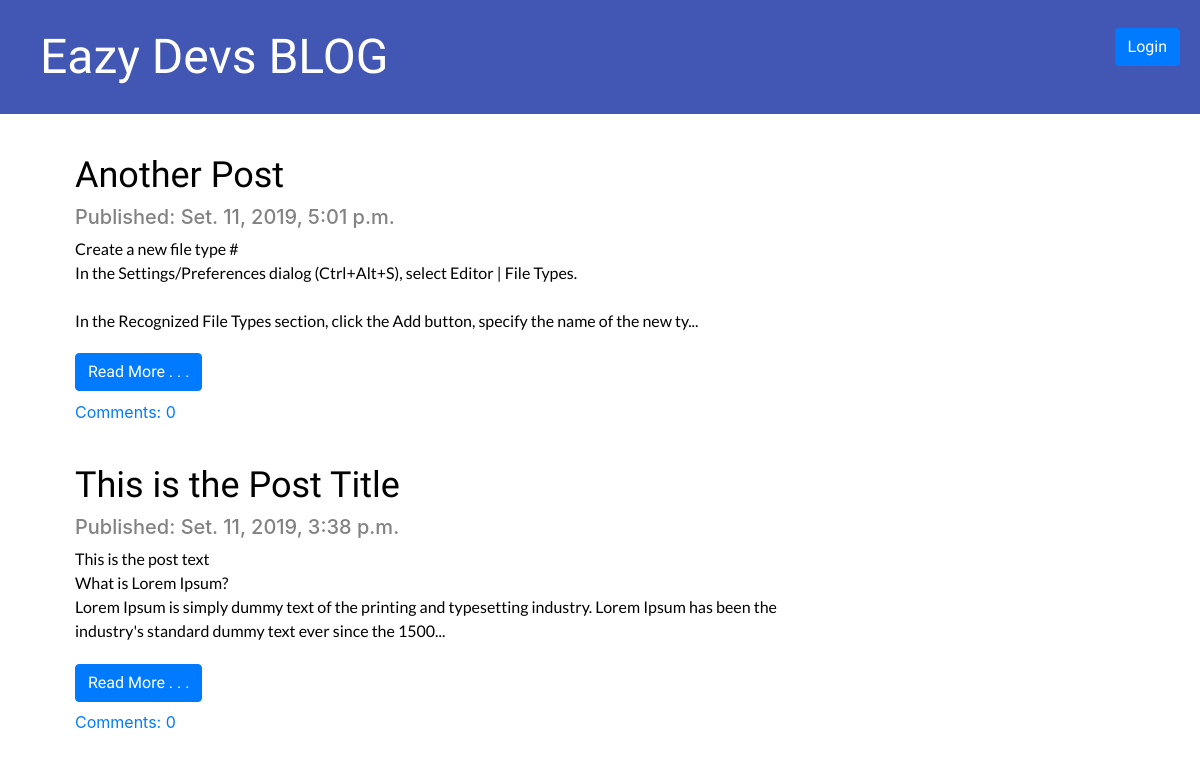
/, run on an earlier commit of the app's database.
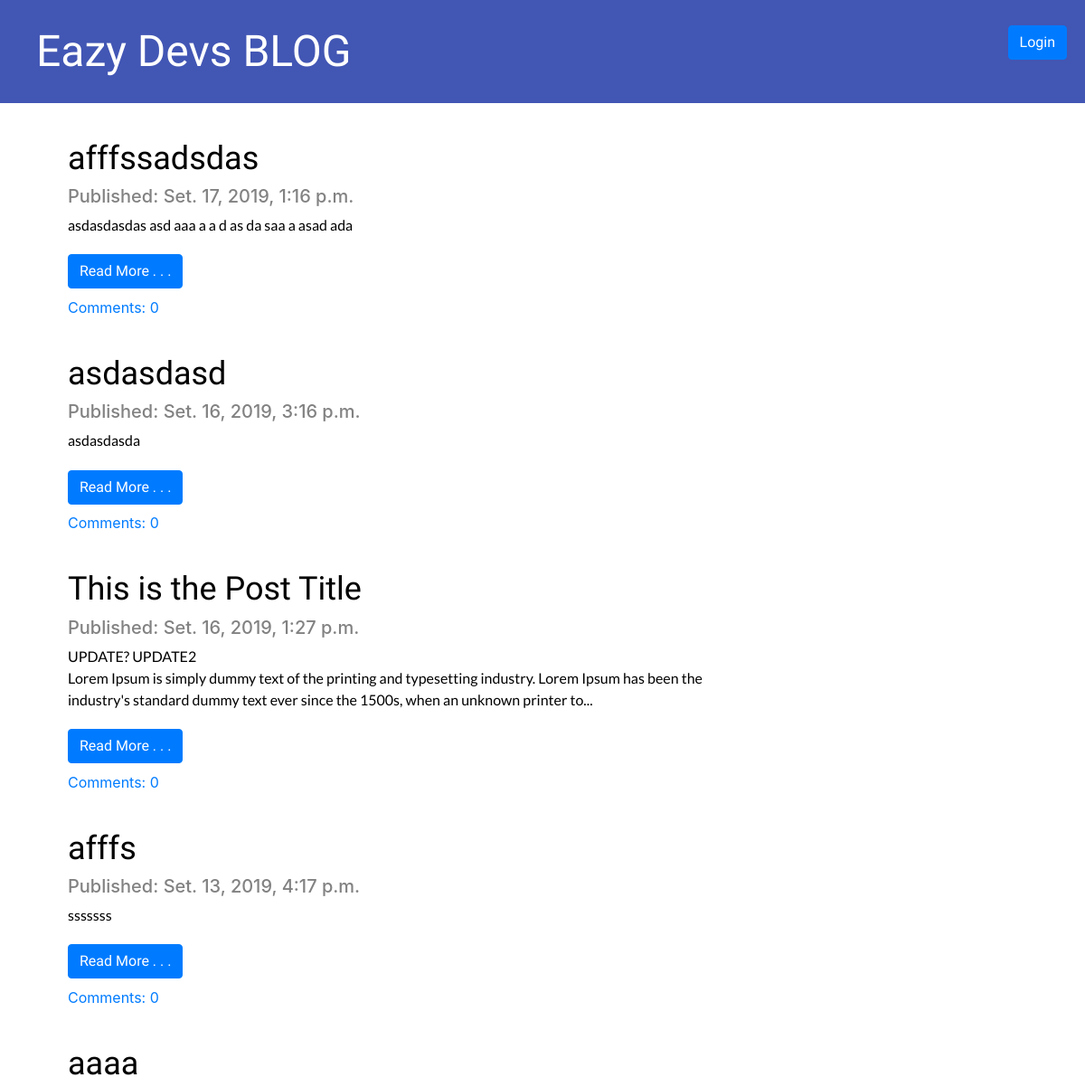
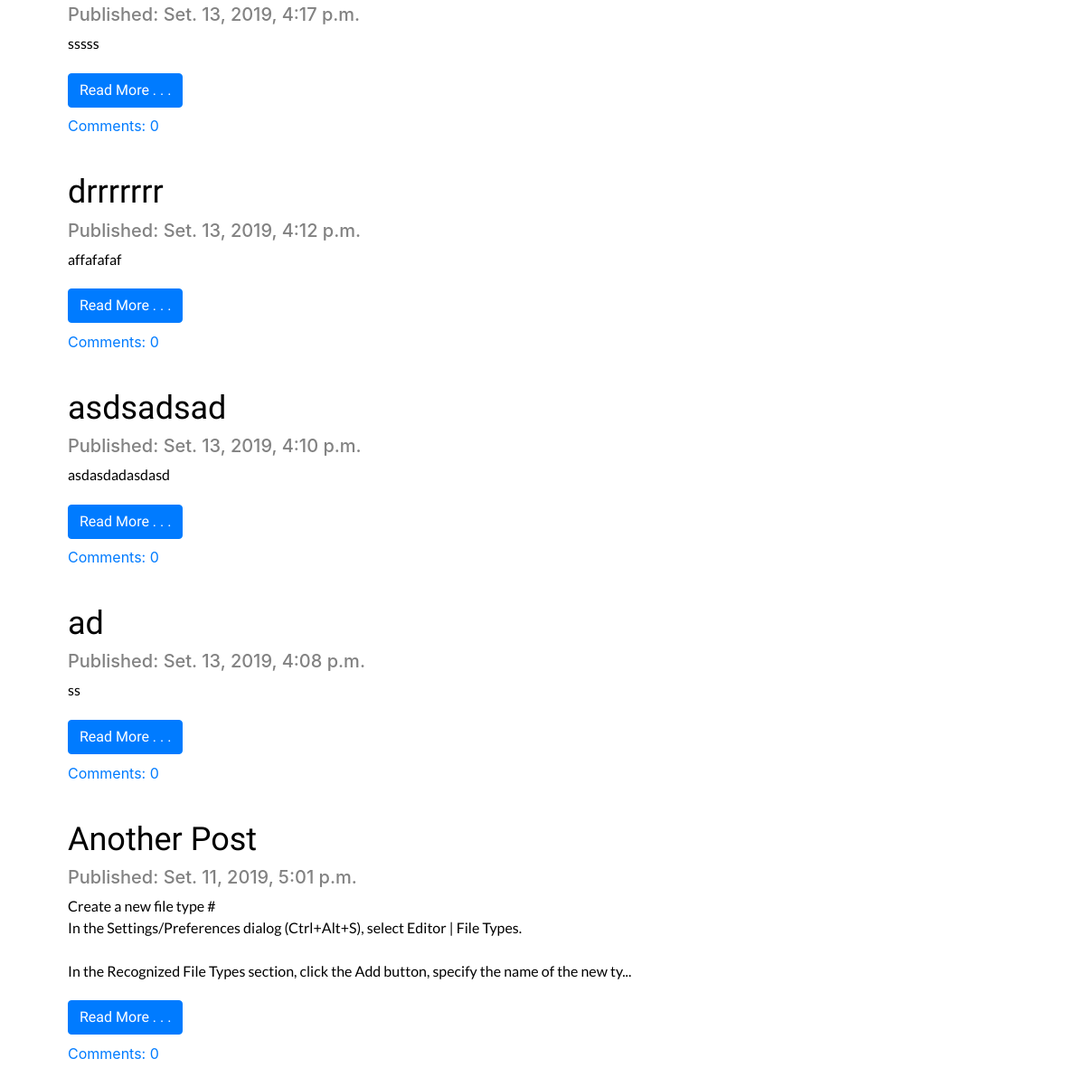
And on a later commit of the database (2 pictures, top to bottom).
### blog/models.py (models this page shows, shortened)
class Post(models.Model):
    author = models.ForeignKey('auth.User', on_delete=models.CASCADE)
    title = models.CharField(max_length=200)
    text = models.TextField()
    created_date = models.DateTimeField(default=timezone.now)
    published_date = models.DateTimeField(blank=True, null=True)
    def approved_comments(self):
        return self.comments.filter(approved=True)

### blog/views.py (the view)
# urls.py: path('', views.post_list, name='post_list'),
def post_list(request):
    posts = Post.objects.filter(published_date__lte=timezone.now()).order_by('-published_date')
    stuff_for_frontend = {'posts': posts}
    return render(request, 'blog/post_list.html',stuff_for_frontend)

### blog/templates/blog/post_list.html (shortened to what this page needs)
{% extends "blog/base.html" %}
{% block content %}
	{% for post in posts %}
		<div class="post">
			<h2><a href="{% url 'blog:post_detail' pk=post.pk %}">{{ post.title }}</a></h2>
			<div class="date">
				<h5>Published: {{ post.published_date }}</h5>
			</div>
			<div class="text-desc">
				<p>{{ post.text|truncatechars:200|linebreaksbr }}</p>
			</div>
			<h1><a href="{% url 'blog:post_detail' pk=post.pk %}" class="btn btn-primary">Read More . . .</button></a></h1>
			<a href="{% url 'blog:post_detail' pk=post.pk %}">Comments: {{ post.approved_comments.count}}</button></a>
		</div>
	{% endfor %}
{% endblock %}

What changed in the data, as far as the page shows it:
added Post: title "afffssadsdas", published_date "Set. 17, 2019, 1:16 p.m.", text "asdasdasdas asd aaa a a d as da saa a asad ada", approved_comments.count "0"
added Post: title "asdasdasd", published_date "Set. 16, 2019, 3:16 p.m.", text "asdasdasda", approved_comments.count "0"
changed Post "This is the Post Title": published_date "Set. 11, 2019, 3:38 p.m." → "Set. 16, 2019, 1:27 p.m."; text "This is the post text What is Lorem Ipsum? Lorem Ipsum is simply dummy text of the printing and typesetting industry. Lorem Ipsum has been the industry's standard dummy text ever since the 1500..." → "UPDATE? UPDATE2 Lorem Ipsum is simply dummy text of the printing and typesetting industry. Lorem Ipsum has been the industry's standard dummy text ever since the 1500s, when an unknown printer to..."; moves up the list
added Post: title "afffs", published_date "Set. 13, 2019, 4:17 p.m.", text "sssssss", approved_comments.count "0"
added Post: title "aaaa", published_date "Set. 13, 2019, 4:17 p.m.", text "sssss", approved_comments.count "0"
added Post: title "drrrrrrr", published_date "Set. 13, 2019, 4:12 p.m.", text "affafafaf", approved_comments.count "0"
added Post: title "asdsadsad", published_date "Set. 13, 2019, 4:10 p.m.", text "asdasdadasdasd", approved_comments.count "0"
added Post: title "ad", published_date "Set. 13, 2019, 4:08 p.m.", text "ss", approved_comments.count "0"
